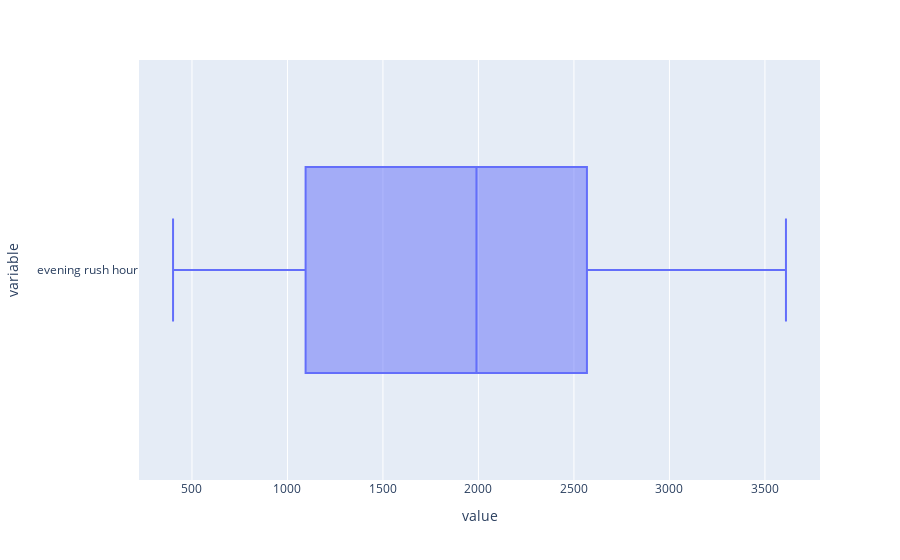

The notebook cell this image was saved under:
### Markdown cell above
___
### <a id=5>Target 3</a>

### Code cell
px.box(target_3, orientation='h')

### Figure 1 — Plotly figure (JSON) as saved in the notebook; plotly's stock layout.template omitted (floating-point values rounded to 4 significant figures)
{"data": [{"alignmentgroup": "True", "hovertemplate": "value=%{x}<br>variable=%{y}<extra></extra>", "legendgroup": "", "marker": {"color": "#636efa"}, "name": "", "notched": false, "offsetgroup": "", "orientation": "h", "showlegend": false, "type": "box", "x": [3240, 1974, 3546, 2432, 2177, 1720, 2244, 2067, 2579, 3500, 2162, 2951, 732, 509, 3610, 1651, 641, 1000, 1246, 2190, 1961, 2005, 1408, 909, 3239, 2912, 2870, 2388, 1063, 1250, 1095, 2383, 1916, 3394, 401, 2463, 731, 1152, 2568, 951, 1609, 539], "x0": " ", "xaxis": "x", "y": ["evening rush hour", "evening rush hour", "evening rush hour", "evening rush hour", "evening rush hour", "evening rush hour", "evening rush hour", "evening rush hour", "evening rush hour", "evening rush hour", "evening rush hour", "evening rush hour", "evening rush hour", "evening rush hour", "evening rush hour", "evening rush hour", "evening rush hour", "evening rush hour", "evening rush hour", "evening rush hour", "evening rush hour", "evening rush hour", "evening rush hour", "evening rush hour", "evening rush hour", "evening rush hour", "evening rush hour", "evening rush hour", "evening rush hour", "evening rush hour", "evening rush hour", "evening rush hour", "evening rush hour", "evening rush hour", "evening rush hour", "evening rush hour", "evening rush hour", "evening rush hour", "evening rush hour", "evening rush hour", "evening rush hour", "evening rush hour"], "y0": " ", "yaxis": "y"}], "layout": {"boxmode": "group", "legend": {"tracegroupgap": 0}, "margin": {"t": 60}, "xaxis": {"anchor": "y", "domain": [0, 1], "title": {"text": "value"}}, "yaxis": {"anchor": "x", "domain": [0, 1], "title": {"text": "variable"}}}}
